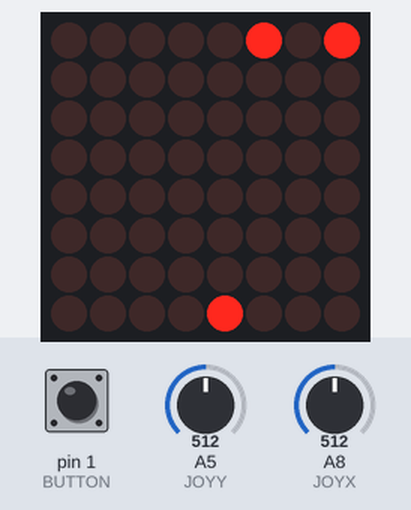
Simulated run of this sketch. Board: Arduino Mega 2560, built with avr-gcc and run on an emulated ATmega2560. Parts: 8×8 LED matrix. Inputs (shaded band) come from the test bench; at power-on: A8 (JOYX) = 512, pin 1 (BUTTON) HIGH, A5 (JOYY) = 512.

Above: at 1.29 s.
1.3 s: A8 (JOYX) set to 752
3.8 s: A8 (JOYX) set to 786
At 5.85 s:
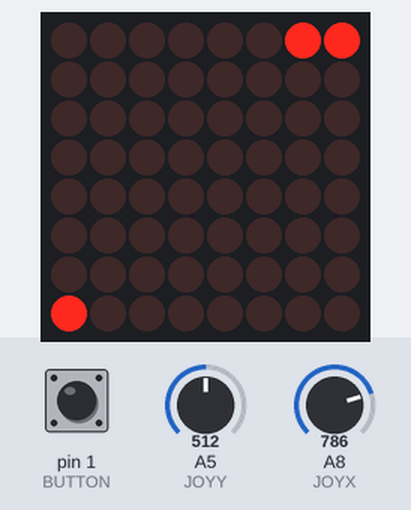
6.3 s: pin 1 (BUTTON) pulled LOW for 0.15 s
At 6.58 s:
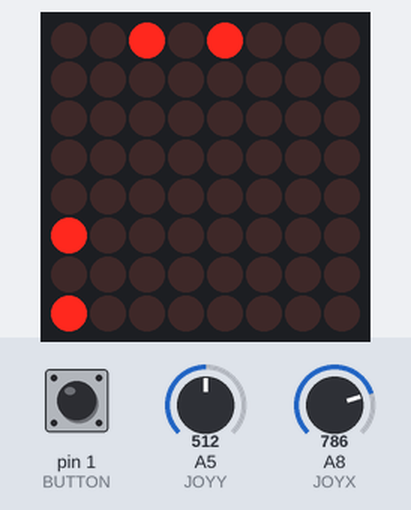
8.3 s: pin 1 (BUTTON) pulled LOW for 3.2 s
At 10.25 s:
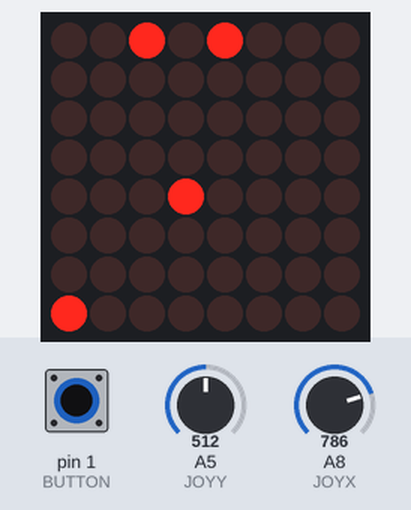
13.0 s: A8 (JOYX) set to 122
At 15.38 s:
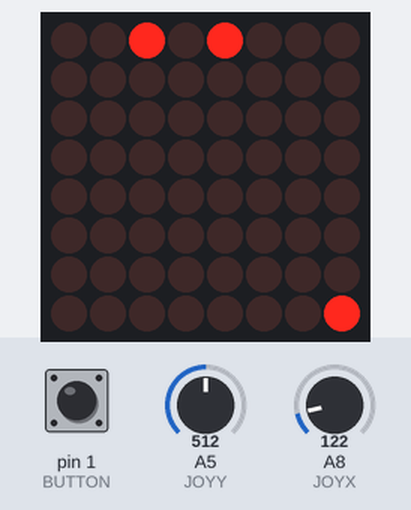
16.0 s: pin 1 (BUTTON) pulled LOW for 1 s
At 16.19 s:
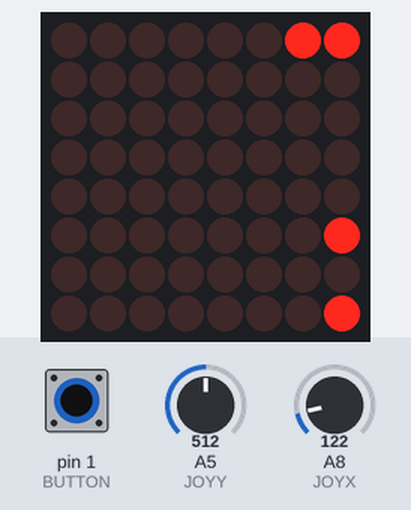

Measured:
- the behaviour switches between 767 and 768 on A8 (JOYX) (found by bisection; images 0 and 1)
- after the input at 3.8 s, the display: first differs from a run without the input after 1.0 s (image 1 shows a later state)
- after the input at 6.3 s, the display: first differs from a run without the input after 0.12 s (image 2 shows a later state)
- after the input at 8.3 s, the display: first differs from a run without the input after 1.7 s (image 3 shows a later state)
- after the input at 13.0 s, the display: first changes after 0.08 s (image 4 shows a later state)
- after the input at 16.0 s, the display: changes after 0.11 s (image 5)

The sketch:

BetaInvaders.ino
```cpp
#include <LedControl.h>
#include <stdint.h>

#include "invader_types.h"

#define JOYX A8
#define JOYY A5
#define BUTTON 1
#define LIGHT A9

#define MAX_ENEMIES 24
#define MAX_BULLETS 15

#define SCREEN_WIDTH 8
#define SCREEN_HEIGHT 8

#define LIVEZONE 256
#define COOLTIME 10

#define GAME_INIT 0
#define GAME_PLAY 1
#define GAME_LOSE 2
#define GAME_WIN 3

LedControl lc = LedControl(10,11,12,1);

Enemy enemies[MAX_ENEMIES];
Bullet bullets[MAX_BULLETS];
Player player;

uint8_t live_enemies;
uint8_t live_bullets;
uint8_t init_enemies;
uint8_t game_state = GAME_INIT;

bool above(Vector* a, Vector* b) {
  return a->x == b->x && a->y > b->y;
}

bool same(Vector* a, Vector* b) {
  return a->x == b->x && a->y == b->y;
}

Enemy* init_enemy(int x, int y) {
  if(live_enemies == MAX_ENEMIES) return NULL;

  Enemy* enemy = &enemies[live_enemies++];
  enemy->pos.x = x;
  enemy->pos.y = y;
  enemy->state = 0;
  enemy->cooldown = COOLTIME;
  return enemy;
}

void free_enemy(Enemy* e) {
  uint8_t index = (uint8_t)(e - enemies);
  for(uint8_t ii = index + 1; ii < live_enemies; ++ii) {
    enemies[ii-1] = enemies[ii];
  }
  live_enemies--;
}

Bullet* init_bullet(int8_t x, int8_t y) {
  if(live_bullets == MAX_BULLETS) return NULL;

  Bullet* bullet = &bullets[live_bullets++];
  bullet->pos.x = x;
  bullet->pos.y = y;
  bullet->enemy = 0;
  return bullet;
}

void free_bullet(Bullet* b) {
  uint8_t index = (uint8_t)(b - bullets);
  for(int ii = index + 1; ii < live_bullets; ++ii) {
    bullets[ii-1] = bullets[ii];
  }
  live_bullets--;
}

void fire_enemy(Enemy* enemy) {
  if(enemy->cooldown > 0) return; // wait for the cooldown period before firing
  if(live_bullets >= MAX_BULLETS - 1) return; // don't fire if no memory is available
  if(enemy->pos.y == 0) return; // don't fire from the bottom of the screen

  // always fire down
  Bullet* b = init_bullet(enemy->pos.x, enemy->pos.y - 1);
  b->enemy = 1;
  enemy->cooldown = COOLTIME;
}

void fire_player() {
  Bullet* b = init_bullet(player.pos.x, player.pos.y + 1);
  if(!b) return;
}

void update_enemy(Enemy* enemy) {
  if(above(&enemy->pos, &player.pos)) {
    fire_enemy(enemy);
  }
  if(enemy->state == 0) {
    if(enemy->pos.x < SCREEN_WIDTH - 1) {
      enemy->pos.x++;
    } else {
      enemy->state = 1;
    }
  } else {
    if(enemy->pos.x > 0) {
      enemy->pos.x--;
    } else {
      enemy->state = 0;
    }
  }

  if(enemy->cooldown > 0) {
    enemy->cooldown--;
  }
}

void update_bullet(Bullet* bullet) {
  if(bullet->enemy) {
    bullet->pos.y -= 1;
    if(bullet->pos.y < 0) {
      free_bullet(bullet);
      return;
    }
    if(same(&bullet->pos, &player.pos)) {
      game_state = GAME_LOSE;
    }
  } else {
    bullet->pos.y += 1;
    if(bullet->pos.y >= SCREEN_HEIGHT) {
      free_bullet(bullet);
      return;
    }
    // player bullets cheat slightly so that the player feels more powerful
    Vector above;
    above.x = bullet->pos.x;
    above.y = bullet->pos.y + 1;
    for(uint8_t ii = 0; ii < live_enemies; ++ii) {
      if(same(&enemies[ii].pos, &bullet->pos) || same(&enemies[ii].pos, &above)) {
        free_enemy(&enemies[ii]);
        free_bullet(bullet);
        if(live_enemies == 0) {
          game_state = GAME_WIN;
        }
        return;
      }
    }
  }
}


void setup() {
  // put your setup code here, to run once:
  init_enemies = 2;
  lc.shutdown(0, false);
  lc.setIntensity(0, 8);
  lc.clearDisplay(0);
}

int update_state = 0;
void loop() {
  if(game_state == GAME_INIT) {
    live_enemies = 0;
    live_bullets = 0;
    for(uint8_t i = 0; i < init_enemies; ++i) {
      int8_t y = SCREEN_HEIGHT - 1 - i*2 / SCREEN_WIDTH;
      init_enemy(i*2 % SCREEN_WIDTH, y);
    }

    player.pos.x = SCREEN_WIDTH/2;
    player.pos.y = 0;
    player.state = 0;
    game_state = GAME_PLAY;
  } else if(game_state == GAME_PLAY) {
    lc.clearDisplay(0);

    uint16_t start = millis();

    // glitch, one object is skipped when a bullet or enemy is removed by the update function
    // update bullets and enemies once every other frame
    uint8_t last_size = live_bullets;
    for(uint8_t ii = 0; ii < live_bullets; ++ii) {
      if(!&bullets[ii].enemy || update_state & 1 == 1) {
        update_bullet(&bullets[ii]);
        if(last_size != live_bullets) {
          // something was removed, repeat update
          --ii;
          last_size = live_bullets;
          continue;
        }
      }
      lc.setLed(0, SCREEN_HEIGHT - 1 - bullets[ii].pos.y, bullets[ii].pos.x, true);
    }

    last_size = live_enemies;
    for(uint8_t ii = 0; ii < live_enemies; ++ii) {
      if(update_state & 1 == 1) {
        update_enemy(&enemies[ii]);
        if(last_size != live_enemies) {
          // something was removed, repeat update
          --ii;
          last_size = live_enemies;
          continue;
        }
      }
      lc.setLed(0, SCREEN_HEIGHT - 1 - enemies[ii].pos.y, enemies[ii].pos.x, true);
    }

    // process player direction inputs
    uint16_t dx = analogRead(JOYX);
    uint16_t dy = analogRead(JOYY);
    if(dx < LIVEZONE) {
      player.pos.x += 1;
    } else if(dx > 1023 - LIVEZONE) {
      player.pos.x -= 1;
    }
    if(player.pos.x < 0) player.pos.x = 0;
    if(player.pos.x >= SCREEN_WIDTH) player.pos.x = SCREEN_WIDTH - 1;

    // fire only on a button press edge
    uint8_t fire = !digitalRead(BUTTON);
    if(fire && player.state == 0) {
      fire_player();
      player.state = 1;
    } else if(!fire) {
      player.state = 0;
    }

    lc.setLed(0, SCREEN_HEIGHT - 1 - player.pos.y, player.pos.x, true);

    uint16_t dt = millis() - start;
    delay(max(0, 80 - dt));
    ++update_state;
  } else if(game_state == GAME_LOSE) {
    lc.clearDisplay(0);
    for(uint16_t ii = 0; ii < SCREEN_WIDTH; ++ii) {
      lc.setLed(0, ii, ii, true);
      lc.setLed(0, SCREEN_HEIGHT - 1 -ii, ii, true);
      delay(200);
    }
    delay(300);
    init_enemies = 2;

    game_state = GAME_INIT;
  } else if(game_state == GAME_WIN) {
    lc.clearDisplay(0);
    for(int ii = 0; ii < SCREEN_WIDTH; ++ii) {
      for(int jj = 0; jj < SCREEN_HEIGHT; ++jj) {
        lc.setLed(0, ii, jj, true);
        delay(30);
      }
    }

    // increase the number of enemies up to the maximum
    if(init_enemies == MAX_ENEMIES) {
      init_enemies = 2;
    } else {
      init_enemies++;
    }
    game_state = GAME_INIT;
  }
}
```

invader_types.h
```cpp
#include <stdint.h>

struct Vector {
  int8_t x;
  int8_t y;
};

struct Enemy {
  Vector pos;
  char state : 2;
  char cooldown : 6;
};

struct Player {
  Vector pos;
  uint8_t state;
};

struct Bullet {
  Vector pos;
  uint8_t enemy;
};
```
